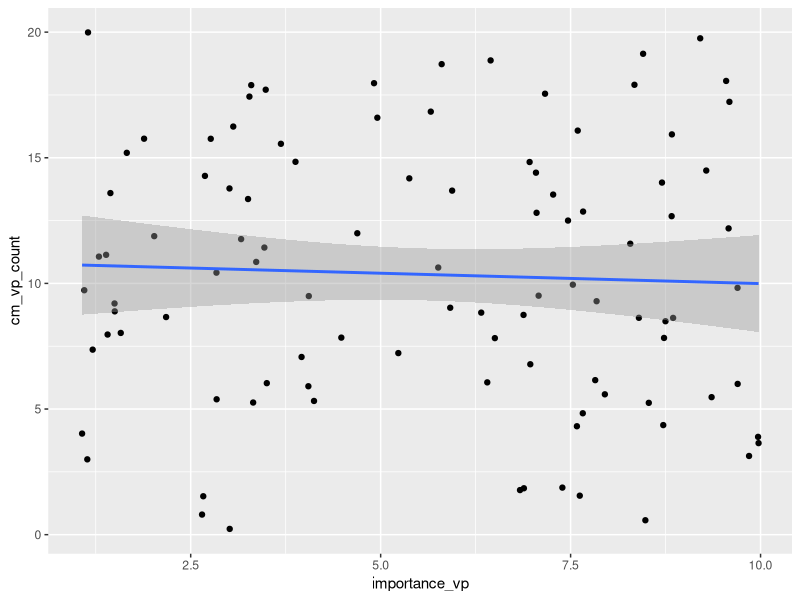

Source code (R):
#### Preamble ####
# Purpose: Simulate the desire dataset and test it
# Author: Tian Yi Zhang
# Date: 27 April 2022
# Contact: psyminette.zhang@mail.utoronto.ca
# License: MIT

#### Workspace set-up ####
library(ggplot2) # for graphs

### Simulate data ###
set.seed(6607)

# Simulate 100 observations
num_obs <- 100


simulate_data <-
  data.frame(
    age = rnorm(n = num_obs, mean = 25, sd = 10), # Players most likely in their 20s
    age_group = sample(x = c(1:6),
                       size = num_obs,
                       replace = TRUE
                       ),
    character_total = sample(x = c(1:11), # total number of characters
                             size = num_obs,
                             replace = TRUE
                             ),
    playtime_total = runif(num_obs, 0, 5000), # total playtime
    gender_main = sample(x = c("Female","Male"), # gender of main character
                         size = num_obs,
                         replace = TRUE
                         ),
    importance_vp = runif(num_obs, 1, 10), # rated importance of VP
    importance_bkom = runif(num_obs, 1, 10), # rated importance of BK and OM
    cm_vp_count = runif(num_obs, 0, 20), # expect people to buy 20 at most
    cm_bkom_count = runif(num_obs, 0, 20),
    ps_functional_usd = runif(num_obs, 0, 1000), # expect people to spend 500 at most
    ps_cosmetic_usd = runif(num_obs, 0, 1000),
    ps_total = runif(num_obs, 0, 1000) # total spending in-game
  )

ggplot(simulate_data, aes(x = importance_vp, y = cm_vp_count)) +
  geom_point() +
  geom_smooth(method = "lm")

# the simulated data suggests that there is a negative correlation between
# the rated importance of Value Packs and the amount of Value Packs people
# bought in the central market.
# might be the case in the real dataset?